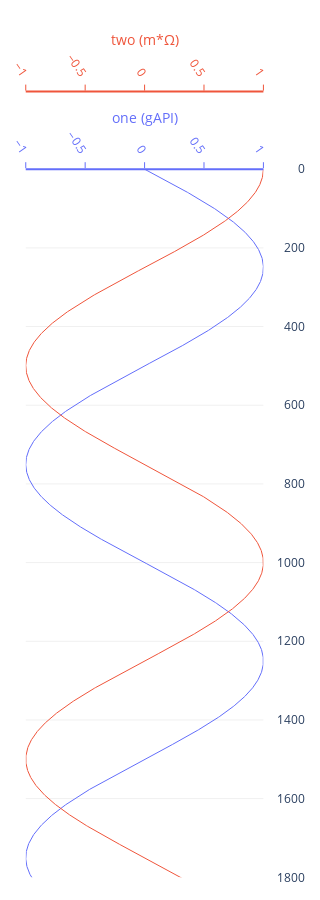

Source (notebook cell):
### Markdown cell above
### Step 3: Customize The Graph

### Code cell
graph1.combine_tracks("one", "two")

graph1.render(depth_position=1, depth=[0, 1800]).show(renderer="plotly_mimetype")

### Figure 1 — Plotly figure (JSON) as saved in the notebook; plotly's stock layout.template omitted (floating-point values rounded to 4 significant figures; data arrays with more than 128 entries replaced by an {"elided": "..."} marker saying what was removed)
{"data": [{"fillcolor": "blue", "hovertemplate": "Depth: %{y}, Value: %{x}", "line": {"color": "#636efa", "width": 1}, "mode": "lines", "name": "one", "showlegend": false, "type": "scatter", "uid": "4af856ce-488e-4338-8a6a-3c7b5ee66c69", "x": {"elided": "2000 float values"}, "xaxis": "x", "y": {"elided": "2000 int values"}, "yaxis": "y"}, {"fillcolor": "blue", "hovertemplate": "Depth: %{y}, Value: %{x}", "line": {"color": "#ef553b", "width": 1}, "mode": "lines", "name": "two", "showlegend": false, "type": "scatter", "uid": "06b1be43-cc93-4b61-80f4-f2f7f1749206", "x": {"elided": "2000 float values"}, "xaxis": "x2", "y": {"elided": "2000 int values"}, "yaxis": "y"}], "layout": {"height": 900, "legend": {"x": 1.02, "xanchor": "left", "y": 1, "yanchor": "top"}, "margin": {"b": 5, "l": 15, "r": 15, "t": 5}, "paper_bgcolor": "#FFFFFF", "plot_bgcolor": "#FFFFFF", "showlegend": true, "width": 239, "xaxis": {"autorange": true, "domain": [0.01674, 0.8536], "gridcolor": "#f0f0f0", "linecolor": "#636efa", "linewidth": 2, "nticks": 0, "position": 0.8222, "range": [-1, 1], "showgrid": false, "showline": true, "side": "top", "tickangle": 55, "tickcolor": "#636efa", "tickfont": {"color": "#636efa"}, "ticklen": 6, "tickmode": "auto", "ticks": "outside", "tickwidth": 1, "title": {"font": {"color": "#636efa"}, "standoff": 0, "text": "one (gAPI)"}, "type": "linear", "zeroline": false}, "xaxis2": {"anchor": "free", "autorange": true, "domain": [0.01674, 0.8536], "gridcolor": "#f0f0f0", "linecolor": "#ef553b", "linewidth": 2, "nticks": 0, "overlaying": "x", "position": 0.9111, "range": [-1, 1], "showgrid": false, "showline": true, "side": "top", "tickangle": 55, "tickcolor": "#ef553b", "tickfont": {"color": "#ef553b"}, "ticklen": 6, "tickmode": "auto", "ticks": "outside", "tickwidth": 1, "title": {"font": {"color": "#ef553b"}, "standoff": 0, "text": "two (m*Ω)"}, "type": "linear", "zeroline": false}, "yaxis": {"domain": [0.01111, 0.8222], "gridcolor": "#f0f0f0", "maxallowed": 1999, "minallowed": 0, "position": 1, "range": [1800, 0], "showgrid": true, "showline": false, "type": "linear", "visible": true, "zeroline": false}}}
